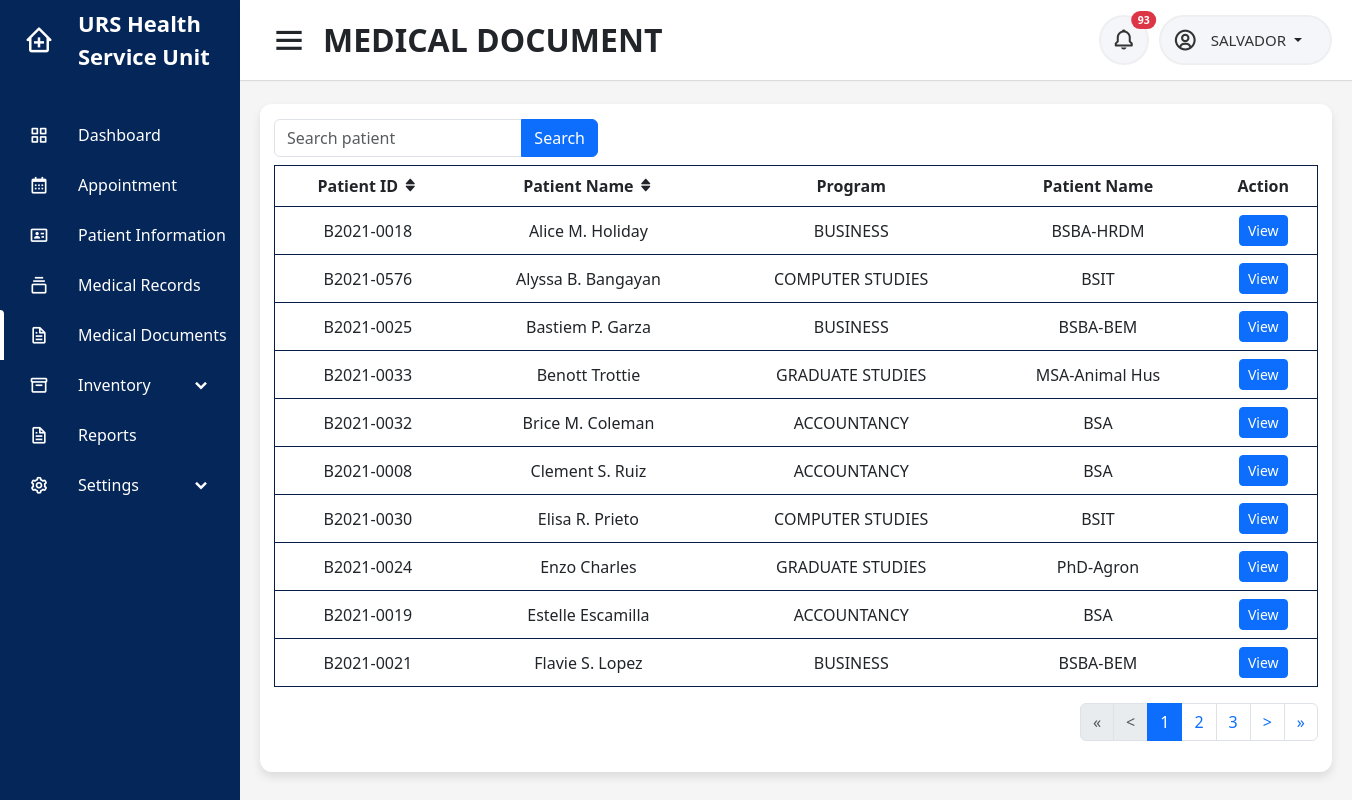
Page /users/nurse/med_doc.php (signed in) on the committed database.
### tables this page shows
CREATE TABLE `patient_info` (
  `id` int(11) NOT NULL,
  `patientid` varchar(45) NOT NULL,
  `designation` varchar(45) NOT NULL,
  `sex` varchar(45) NOT NULL,
  `birthday` date DEFAULT NULL,
  `department` varchar(45) DEFAULT NULL,
  `campus` varchar(45) NOT NULL,
  `college` varchar(45) DEFAULT NULL,
  `program` text DEFAULT NULL,
  `yearlevel` varchar(45) DEFAULT NULL,
  `section` varchar(45) DEFAULT NULL,
  `block` varchar(10) DEFAULT NULL,
  `address` text NOT NULL,
  `email` varchar(100) NOT NULL,
  `contactno` varchar(45) NOT NULL,
  `emcon_name` varchar(200) NOT NULL,
  `emcon_number` varchar(45) NOT NULL,
  `datetime_created` datetime DEFAULT NULL,
  `datetime_updated` datetime DEFAULT NULL
);

CREATE TABLE `account` (
  `accountid` varchar(45) NOT NULL,
  `password` varchar(100) NOT NULL,
  `usertype` varchar(45) NOT NULL,
  `firstname` varchar(100) NOT NULL,
  `middlename` varchar(100) DEFAULT NULL,
  `lastname` varchar(100) NOT NULL,
  `email` varchar(100) NOT NULL,
  `contactno` varchar(45) NOT NULL,
  `campus` varchar(45) NOT NULL,
  `status` varchar(45) NOT NULL,
  `datetime_created` datetime NOT NULL,
  `datetime_updated` datetime NOT NULL
);

### includes/pagination-limit.php (called while the page is built, shortened)
<?php
$rows_per_page = 10;
$page = isset($_GET['page']) ? $_GET['page'] : 1;
$start = ($page - 1) * $rows_per_page;

### users/nurse/med_doc.php (the view, shortened to what this page needs)
<?php
include('../../connection.php');
$userid = $_SESSION['userid'];
$name = $_SESSION['username'];
$campus = $_SESSION['campus'];
include('../../includes/pagination-limit.php')
?>
<!DOCTYPE html>
<html lang="en" dir="ltr">
<head>
    <?php include('../../includes/header.php'); ?>
</head>
<body id="<?php echo $id ?>">
    <?php include('../../includes/sidebar.php') ?>
    <section class="home-section">
        <nav>
            <div class="sidebar-button">
                <i class='bx bx-menu sidebarBtn'></i>
                <span class="dashboard">MEDICAL DOCUMENT</span>
            </div>
            <div class="right-nav">
                <div class="notification-button">
                    <button type="button" class="btn btn-sm position-relative" onclick="window.location.href = 'notification'">
                        <i class='bx bx-bell'></i>
                        <?php
                        $sql = "SELECT au.id, au.user, au.campus, au.activity, au.datetime, au.status, ac.firstname, ac.middlename, ac.lastname, ac.campus, i.image FROM audit_trail au INNER JOIN account ac ON ac.accountid = au.user INNER JOIN patient_image i ON i.patient_id = au.user WHERE ((au.activity LIKE '%added a walk-in schedule%' AND au.activity LIKE '%$campus%') OR (au.activity LIKE '%cancelled a walk-in schedule%' AND au.activity LIKE '%$campus%') OR au.activity LIKE 'sent%' OR au.activity LIKE 'cancelled%' OR au.activity LIKE 'uploaded medical document%' OR au.activity LIKE '%expired%') AND au.status='unread' AND au.user != '$userid' ORDER BY au.datetime DESC";
                        $result = mysqli_query($conn, $sql);
                        if ($row = mysqli_num_rows($result)) {
                        ?>
                            <span class="position-absolute top-0 start-100 translate-middle badge rounded-pill bg-danger">
                                <?= $row ?>
                            </span>
                        <?php
                        }
                        ?>
                    </button>
                </div>
                <div class="profile-details">
                    <i class='bx bx-user-circle'></i>
                    <div class="dropdown">
                        <a class="btn dropdown-toggle" href="#" role="button" data-bs-toggle="dropdown" aria-expanded="false">
                            <span class="admin_name">
                                <?php
                                echo $name ?>
                            </span>
                        </a>
                    </div>
                </div>
            </div>
        </nav>
        <div class="home-content">
            <div class="overview-boxes">
                <div class="content">
                    <div class="row">
                        <div class="row">
                            <div class="col-md-12">
                                <form action="" method="get">
                                    <div class="row">
                                        <div class="col-md-4">
                                            <div class="input-group mb-2">
                                                <input type="text" name="patient" value="<?= isset($_GET['patient']) == true ? $_GET['patient'] : '' ?>" class="form-control" placeholder="Search patient">
                                                <button type="submit" class="btn btn-primary">Search</button>
                                            </div>
                                        </div>
                                    </div>
                                </form>
                            </div>
                        </div>
                        <div class="col-sm-12">
                            <div class="table-responsive">
                                <table class="table" id="myTable">
                                    <thead class="head">
                                        <tr>
                                            <th>Patient ID <i class='bx bxs-sort-alt'></i></th>
                                            <th>Patient Name <i class='bx bxs-sort-alt'></i></th>
                                            <th>Program</th>
                                            <th>Patient Name</th>
                                            <th>Action</th>
                                        </tr>
                                    </thead>
                                    <tbody>
                                        <?php
                                        if (isset($_GET['patient']) && $_GET['patient'] != '') {
                                            $patient = $_GET['patient'];
                                            $count = 1;
                                            $sql = "SELECT p.patientid, p.designation, p.sex, p.birthday, p.department, p.college, p.program, p.yearlevel, p.section, p.email, p.contactno, p.emcon_name, p.emcon_number, ac.firstname, ac.middlename, ac.lastname, ac.campus FROM patient_info p INNER JOIN account ac on ac.accountid=p.patientid WHERE CONCAT(ac.firstname,' ', ac.lastname) LIKE '%$patient%'AND ac.campus = '$campus' ORDER BY department, designation, ac.firstname LIMIT $start, $rows_per_page";
                                            $result = mysqli_query($conn, $sql);
                                        } else {
                                            $sql = "SELECT p.patientid, p.designation, p.sex, p.birthday, p.department, p.college, p.program, p.yearlevel, p.section, p.email, p.contactno, p.emcon_name, p.emcon_number, ac.firstname, ac.middlename, ac.lastname, ac.campus FROM patient_info p INNER JOIN account ac on ac.accountid=p.patientid WHERE ac.campus = '$campus' AND p.designation='STUDENT'  ORDER BY department, designation, ac.firstname LIMIT $start, $rows_per_page";
                                            $result = mysqli_query($conn, $sql);
                                        }
                                        if ($result) {
                                            if (mysqli_num_rows($result) > 0) {
                                                foreach ($result as $data) {
                                                    if (count(explode(" ", $data['middlename'])) > 1) {
                                                        $middle = explode(" ", $data['middlename']);
                                                        $letter = $middle[0][0] . $middle[1][0];
                                                        $middleinitial = $letter . ".";
                                                    } else {
                                                        $middle = $data['middlename'];
                                                        if ($middle == "" or $middle == " ") {
                                                            $middleinitial = "";
                                                        } else {
                                                            $middleinitial = substr($middle, 0, 1) . ".";
                                                        }
                                                    }
                                        ?>
                                                    <tr>
                                                        <td><?php echo $data['patientid']; ?></td>
                                                        <td><?php echo ucwords(strtolower($data['firstname'])) . " " . strtoupper($middleinitial) . " " . ucfirst(strtolower($data['lastname'])); ?></td>
                                                        <td><?php echo $data['college']; ?></td>
                                                        <td><?php echo $data['program']; ?></td>
                                                        <td>
                                                            <button type="button" class="btn btn-primary btn-sm" onclick="window.location.href = 'view_patient_doc?patientid=<?php echo $data['patientid'] ?>'">View</button>
                                                        </td>
                                                    </tr>
                                                <?php
                                                }
                                            }
                                        }
                                        ?>
                                    </tbody>
                                </table>
                                <?php include('../../includes/pagination.php') ?>
                            </div>
                        </div>
                    </div>
                </div>
            </div>
        </div>
    </section>
</body>
</html>

### css/dashboard.css (style rules this page uses)
.home-section { position: relative; background: #f5f5f5; min-height: 100vh; width: calc(100% - 240px); left: 240px; transition: all 0.5s ease; }
.home-section nav { display: flex; justify-content: space-between; height: 80px; background: #fff; align-items: center; position: fixed; width: calc(100% - 240px); left: 240px; z-index: 100; padding: 0 20px 0 30px; box-shadow: 0 1px 1px rgba(0, 0, 0, 0.1); transition: all 0.5s ease; }
.home-section nav .sidebar-button { display: flex; align-items: center; font-size: 32px; font-weight: 600; }
nav .sidebar-button i { font-size: 38px; margin-right: 15px; }
.home-section .right-nav { display: flex; }
.home-section .profile-details { display: flex; align-items: center; background: #f5f6fa; border: 2px solid #efeef1; border-radius: 50px; height: 50px; padding: 0 15px 0 2px; margin-left: 10px; }
.home-section nav .notification-button { display: flex; align-items: center; justify-content: center; background: #f5f6fa; border: 2px solid #efeef1; border-radius: 50px; height: 50px; min-width: 50px; }
nav .notification-button i { font-size: 24px; color: #333; }
.home-section nav .notification-button button { display: flex; justify-content: center; align-items: center; height: 42px; min-width: 30px; border-radius: 50%; }
nav .profile-details .admin_name { font-size: 15px; font-weight: 500; color: #333; white-space: nowrap; }
nav .profile-details i { font-size: 25px; color: #333; padding-left: 10px; }
.home-section .home-content { position: relative; justify-content: center; padding-top: 104px; }
.home-content .overview-boxes { display: flex; align-items: center; justify-content: space-between; flex-wrap: wrap; padding: 0 20px; }
.home-content .overview-boxes .content { margin-bottom: 20px; width: 100%; background: #fff; padding: 15px 14px; border-radius: 12px; box-shadow: 0 5px 10px rgba(0, 0, 0, 0.1); }
.home-content .table-inv tr, td, th { border: none; padding: 8px; text-align: center; }
.home-content table { border-collapse: collapse; width: 100%; vertical-align: middle; }
.head { background-color: #081d45; color: white; }
.home-content tr, td, th { border: 1px solid #081d45; padding: 8px; text-align: center; }
:root { --Red: hsl(1, 90%, 64%); --Blue: hsl(219, 85%, 26%); --White: hsl(0, 0%, 100%); --Very-light-grayish-blue: hsl(210, 60%, 98%); --Light-grayish-blue-1: hsl(211, 68%, 94%); --Light-grayish-blue-2: hsl(205, 33%, 90%); --Grayish-blue: hsl(219, 14%, 63%); --Dark-grayish-blue: hsl(219, 12%, 42%); --Very-dark-blue: hsl(224, 21%, 14%); }

### rows in the picture
patient_info: patientid "B2021-0018", patientid.firstname "Alice", patientid.middlename "M.", patientid.lastname "Holiday", college "BUSINESS", program "BSBA-HRDM"
patient_info: patientid "B2021-0576", patientid.firstname "Alyssa", patientid.middlename "B.", patientid.lastname "Bangayan", college "COMPUTER STUDIES", program "BSIT"
patient_info: patientid "B2021-0025", patientid.firstname "Bastiem", patientid.middlename "P.", patientid.lastname "Garza", college "BUSINESS", program "BSBA-BEM"
patient_info: patientid "B2021-0033", patientid.firstname "Benott", patientid.lastname "Trottie", college "GRADUATE STUDIES", program "MSA-Animal Hus"
patient_info: patientid "B2021-0032", patientid.firstname "Brice", patientid.middlename "M.", patientid.lastname "Coleman", college "ACCOUNTANCY", program "BSA"
patient_info: patientid "B2021-0008", patientid.firstname "Clement", patientid.middlename "S.", patientid.lastname "Ruiz", college "ACCOUNTANCY", program "BSA"
patient_info: patientid "B2021-0030", patientid.firstname "Elisa", patientid.middlename "R.", patientid.lastname "Prieto", college "COMPUTER STUDIES", program "BSIT"
patient_info: patientid "B2021-0024", patientid.firstname "Enzo", patientid.lastname "Charles", college "GRADUATE STUDIES", program "PhD-Agron"
patient_info: patientid "B2021-0019", patientid.firstname "Estelle", patientid.lastname "Escamilla", college "ACCOUNTANCY", program "BSA"
patient_info: patientid "B2021-0021", patientid.firstname "Flavie", patientid.middlename "S.", patientid.lastname "Lopez", college "BUSINESS", program "BSBA-BEM"

### other values in the picture
$row "93"
$name "SALVADOR"
